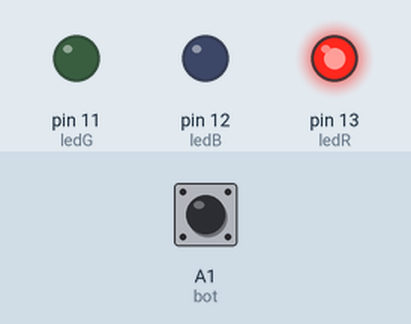
Recording of a sketch running on a simulated Arduino Uno, built with avr-gcc and run on an emulated ATmega328P. Shown: output pins drawn as LEDs (lit = HIGH). The inputs (shaded band) are chosen by the test bench; at power-on: A1 (bot) LOW.

Above: at 1.2 s.
1.3 s: A1 (bot) pulled HIGH for 0.15 s
At 2.8 s:
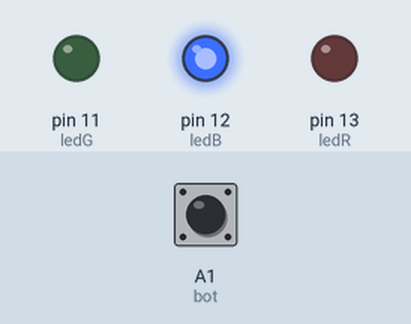
3.1 s: A1 (bot) pulled HIGH for 1 s
At 4.2 s:
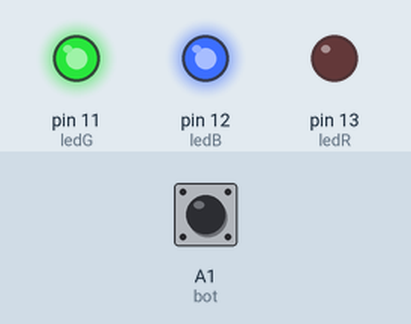
5.6 s: A1 (bot) pulled HIGH for 0.15 s
At 7.1 s:
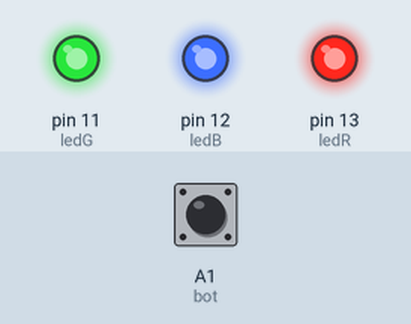
7.4 s: A1 (bot) pulled HIGH for 3.2 s
At 8.7 s:
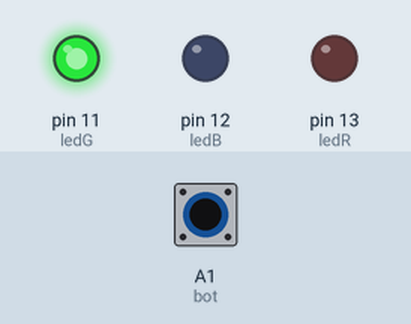
12.1 s: A1 (bot) pulled HIGH for 0.15 s
At 13.4 s:
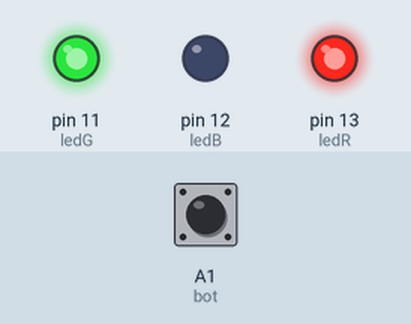
13.9 s: A1 (bot) pulled HIGH for 1 s
At 14.8 s:
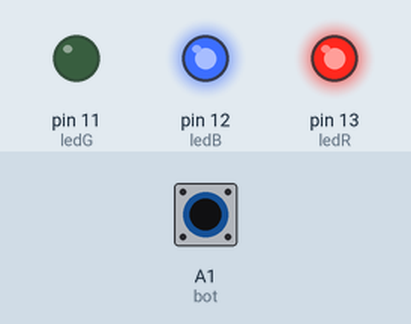
Timing chart, 0 to 16.9 s (numbered marks = the images above; inputs shaded):
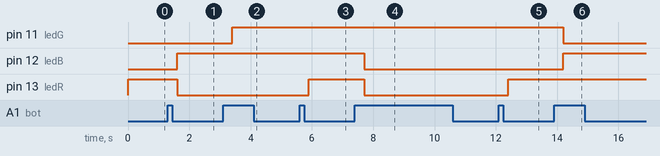

Measured:
- after the input at 1.3 s, pin 12 (ledB): LOW → HIGH after 0.30 s; pin 13 (ledR): HIGH → LOW after 0.30 s
- after the input at 3.1 s, pin 11 (ledG): LOW → HIGH after 0.30 s
- after the input at 5.6 s, pin 13 (ledR): LOW → HIGH after 0.30 s
- after the input at 7.4 s, pin 12 (ledB), pin 13 (ledR): HIGH → LOW after 0.30 s
- after the input at 12.1 s, pin 13 (ledR): LOW → HIGH after 0.30 s
- after the input at 13.9 s, pin 11 (ledG): HIGH → LOW after 0.30 s; pin 12 (ledB): LOW → HIGH after 0.30 s

The sketch:

_21_codigo_arduino.ino
```cpp
// C++ code
// Programação para o circuito com o Arduino.

constexpr int ledR = 13;
constexpr int ledG = 11;
constexpr int ledB = 12;

constexpr int bot = A1;

int estadoAnterior = LOW;
int corAtual = 0;

void configurarPinos() {
    pinMode(ledR, OUTPUT);
    pinMode(ledG, OUTPUT);
    pinMode(ledB, OUTPUT);
    pinMode(bot, INPUT);
}

void definirCor(int r, int g, int b) {
    digitalWrite(ledR, r);
    digitalWrite(ledG, g);
    digitalWrite(ledB, b);
}

void atualizarCor() {
    switch (corAtual) {
        case 0: definirCor(1, 0, 0); break; // Vermelho
        case 1: definirCor(0, 0, 1); break; // Azul
        case 2: definirCor(0, 1, 1); break; // Ciano
        case 3: definirCor(1, 1, 1); break; // Branco
        case 4: definirCor(0, 1, 0); break; // Verde
        case 5: definirCor(1, 1, 0); break; // Amarelo
        case 6: definirCor(1, 0, 1); break; // Magenta
        case 7: definirCor(0, 0, 0); break; // LED apagado
    }
}

void loop() {
    int poa_bot = digitalRead(bot);

    if (poa_bot == HIGH && estadoAnterior == LOW) {
        corAtual = (corAtual + 1) % 8;
        delay(300);
    }

    estadoAnterior = poa_bot;
    atualizarCor();
}

void setup() {
    configurarPinos();
}
```
